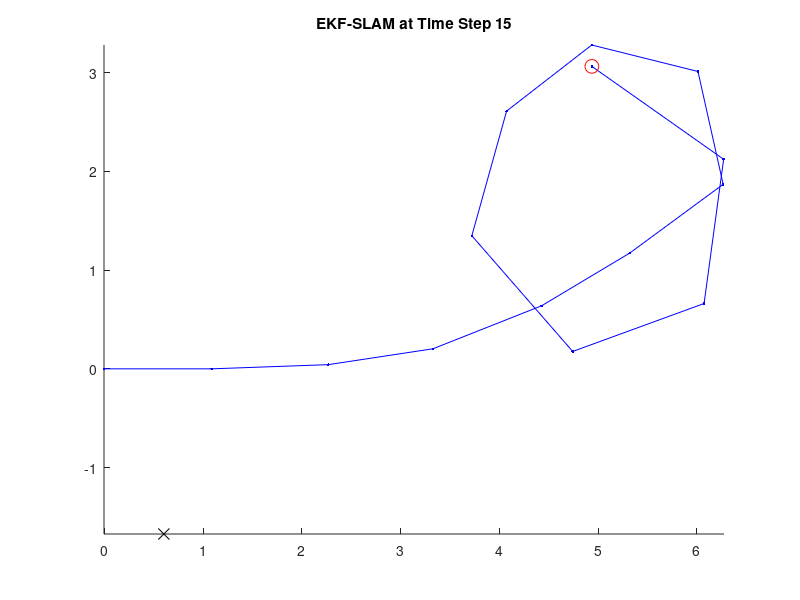

Here is the MATLAB script that generated this plot: (Note: this script raises an error after producing the figure.)
load('SLAM.mat');      % Load data
data = SLAM;           % 31x19 matrix
dt = 1;                % Time step (assumed 1s)

% Constants
n_steps = size(data,1);
n_landmarks = 8;
mu = zeros(19,1);      % [x y theta m1ax m1ay ... m4bx m4by]
mu(1:3) = [0; 0; 0];   % Initial pose
P = diag([0.01 0.01 0.01 repmat(1000,1,16)]); % Initial covariance

% Process noise
Q = [0.01 0.001 0.002; 0.001 0.01 0.002; 0.002 0.002 0.015];

% Measurement noise
R = 0.1 * eye(2);

% Indices of 3 time steps to visualize
time_indices = [1, 15, 31];
pose_history = zeros(n_steps, 3);

for t = 2:n_steps
    %% 1. Prediction step
    v = data(t,2); w = data(t,3);
    theta = mu(3);
    
    % Motion model
    mu(1:3) = mu(1:3) + [v*cos(theta)*dt; v*sin(theta)*dt; w*dt];

    % Jacobian of motion w.r.t state (only top-left 3x3 changes)
    Fx = [eye(3), zeros(3,16)];
    Gt = eye(19);
    Gt(1,3) = -v*dt*sin(theta);
    Gt(2,3) =  v*dt*cos(theta);

    % Update covariance
    P = Gt * P * Gt' + Fx' * Q * Fx;

    %% 2. Measurement update
    z = data(t,4:end);
    for i = 1:n_landmarks
        zx = z(2*i-1); zy = z(2*i);
        if zx == 0 && zy == 0
            continue; % Not observed
        end
        
        lm_idx = 3 + 2*i - 1;
        landmark = mu(lm_idx:lm_idx+1);

        % If landmark never seen, initialize in global frame
        if all(landmark == 0)
            theta = mu(3);
            R_theta = [cos(theta), -sin(theta); sin(theta), cos(theta)];
            mu(lm_idx:lm_idx+1) = mu(1:2) + R_theta * [zx; zy];
        end

        % Predict measurement
        dx = mu(lm_idx) - mu(1);
        dy = mu(lm_idx+1) - mu(2);
        theta = mu(3);
        h = [cos(theta), sin(theta); -sin(theta), cos(theta)] * [dx; dy];

        % Jacobians
        Hr = [ -cos(theta), -sin(theta), -sin(theta)*dx + cos(theta)*dy;
                sin(theta), -cos(theta), -cos(theta)*dx - sin(theta)*dy ];
        Hl = [  cos(theta), sin(theta);
               -sin(theta), cos(theta)];

        H = zeros(2,19);
        H(:,1:3) = Hr;
        H(:,lm_idx:lm_idx+1) = Hl;

        % Kalman gain
        S = H * P * H' + R;
        K = P * H' / S;

        % Measurement innovation
        z_meas = [zx; zy];
        y = z_meas - h;

        % Update state and covariance
        mu = mu + K * y;
        P = (eye(19) - K * H) * P;
    end
    
    pose_history(t,:) = mu(1:3)';

    %% Plot at selected steps
    if any(t == time_indices)
        figure;
        hold on; axis equal;
        title(sprintf('EKF-SLAM at Time Step %d', t));

        % Plot robot trajectory so far
        plot(pose_history(1:t,1), pose_history(1:t,2), 'b.-');
        plot(mu(1), mu(2), 'ro', 'MarkerSize', 10, 'DisplayName', 'Robot');

        % Plot landmarks
        for i = 1:n_landmarks
            lm_idx = 3 + 2*i - 1;
            plot(mu(lm_idx), mu(lm_idx+1), 'kx', 'MarkerSize', 8);
            
            % Draw uncertainty ellipse
            Sigma_lm = P(lm_idx:lm_idx+1, lm_idx:lm_idx+1);
            draw_ellipse(mu(lm_idx:lm_idx+1), Sigma_lm, 'k');
        end

        % Draw robot pose uncertainty ellipse
        draw_ellipse(mu(1:2), P(1:2,1:2), 'r');
        legend;
    end
end

function draw_ellipse(mu, Sigma, color)
    [V, D] = eig(Sigma);
    t = linspace(0, 2*pi, 100);
    a = (V * sqrt(D)) * [cos(t); sin(t)];
    plot(mu(1) + a(1,:), mu(2) + a(2,:), color);
end